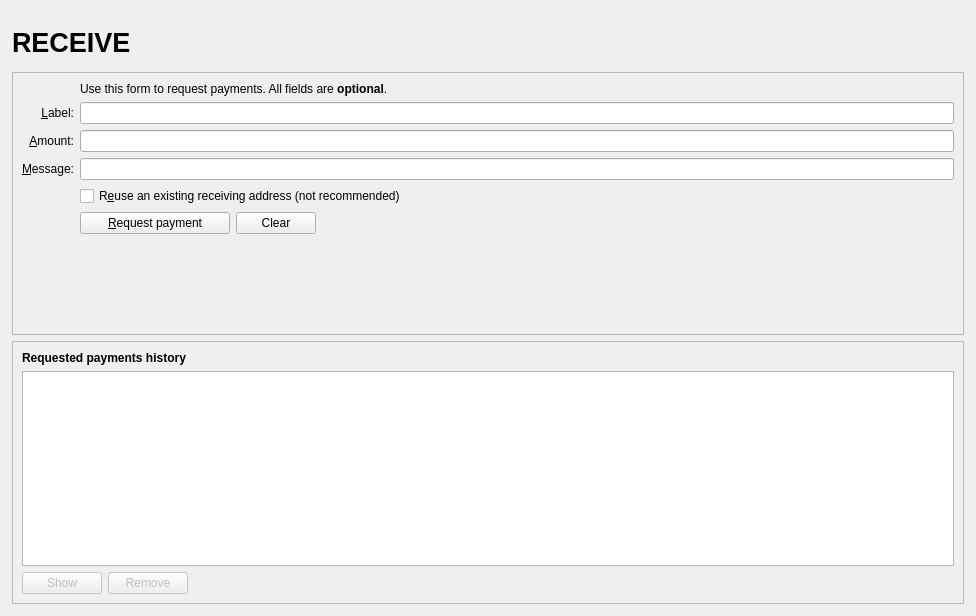
<?xml version="1.0" encoding="UTF-8"?>
<ui version="4.0">
 <class>ReceiveCoinsDialog</class>
 <widget class="QWidget" name="ReceiveCoinsDialog">
  <property name="geometry">
   <rect>
    <x>0</x>
    <y>0</y>
    <width>976</width>
    <height>616</height>
   </rect>
  </property>
  <property name="windowTitle">
   <string>Receive Coins</string>
  </property>
  <layout class="QVBoxLayout" name="verticalLayout" stretch="0">
   <property name="leftMargin">
    <number>12</number>
   </property>
   <property name="topMargin">
    <number>12</number>
   </property>
   <property name="rightMargin">
    <number>12</number>
   </property>
   <property name="bottomMargin">
    <number>12</number>
   </property>
   <item>
    <layout class="QVBoxLayout" name="verticalLayout_Master" stretch="0,1">
     <property name="spacing">
      <number>0</number>
     </property>
     <item>
      <widget class="QFrame" name="frame_Header">
       <layout class="QVBoxLayout" name="verticalLayout_Header" stretch="0">
        <property name="leftMargin">
         <number>0</number>
        </property>
        <property name="topMargin">
         <number>0</number>
        </property>
        <property name="rightMargin">
         <number>0</number>
        </property>
        <property name="bottomMargin">
         <number>0</number>
        </property>
        <item>
         <layout class="QHBoxLayout" name="horizontalLayout_Header" stretch="1,0,0">
          <property name="spacing">
           <number>10</number>
          </property>
          <item>
           <widget class="QLabel" name="labelOverviewHeaderLeft">
            <property name="minimumSize">
             <size>
              <width>464</width>
              <height>60</height>
             </size>
            </property>
            <property name="maximumSize">
             <size>
              <width>16777215</width>
              <height>60</height>
             </size>
            </property>
            <property name="font">
             <font>
              <pointsize>20</pointsize>
              <weight>75</weight>
              <bold>true</bold>
             </font>
            </property>
            <property name="text">
             <string>RECEIVE</string>
            </property>
            <property name="alignment">
             <set>Qt::AlignLeading|Qt::AlignLeft|Qt::AlignVCenter</set>
            </property>
           </widget>
          </item>
          <item>
           <spacer name="horizontalSpacer_Header">
            <property name="orientation">
             <enum>Qt::Horizontal</enum>
            </property>
            <property name="sizeType">
             <enum>QSizePolicy::Maximum</enum>
            </property>
            <property name="sizeHint" stdset="0">
             <size>
              <width>40</width>
              <height>20</height>
             </size>
            </property>
           </spacer>
          </item>
          <item>
           <widget class="QLabel" name="labelOverviewHeaderRight">
            <property name="minimumSize">
             <size>
              <width>464</width>
              <height>60</height>
             </size>
            </property>
            <property name="maximumSize">
             <size>
              <width>16777215</width>
              <height>60</height>
             </size>
            </property>
            <property name="font">
             <font>
              <pointsize>14</pointsize>
             </font>
            </property>
            <property name="text">
             <string/>
            </property>
            <property name="alignment">
             <set>Qt::AlignRight|Qt::AlignTrailing|Qt::AlignVCenter</set>
            </property>
           </widget>
          </item>
         </layout>
        </item>
       </layout>
      </widget>
     </item>
     <item>
      <widget class="QFrame" name="frame_BG">
       <layout class="QVBoxLayout" name="verticalLayout_5">
        <property name="leftMargin">
         <number>0</number>
        </property>
        <property name="topMargin">
         <number>0</number>
        </property>
        <property name="rightMargin">
         <number>0</number>
        </property>
        <property name="bottomMargin">
         <number>0</number>
        </property>
        <item>
         <widget class="QFrame" name="frame2">
          <property name="sizePolicy">
           <sizepolicy hsizetype="Preferred" vsizetype="Expanding">
            <horstretch>0</horstretch>
            <verstretch>0</verstretch>
           </sizepolicy>
          </property>
          <property name="frameShape">
           <enum>QFrame::StyledPanel</enum>
          </property>
          <property name="frameShadow">
           <enum>QFrame::Sunken</enum>
          </property>
          <layout class="QVBoxLayout" name="verticalLayout_3">
           <item>
            <layout class="QGridLayout" name="gridLayout">
             <item row="7" column="2">
              <widget class="QCheckBox" name="reuseAddress">
               <property name="toolTip">
                <string>Reuse one of the previously used receiving addresses.&lt;br&gt;Reusing addresses has security and privacy issues.&lt;br&gt;Do not use this unless re-generating a payment request made before.</string>
               </property>
               <property name="text">
                <string>R&amp;euse an existing receiving address (not recommended)</string>
               </property>
              </widget>
             </item>
             <item row="7" column="0">
              <widget class="QLabel" name="label_4">
               <property name="text">
                <string/>
               </property>
              </widget>
             </item>
             <item row="6" column="0">
              <widget class="QLabel" name="label_3">
               <property name="toolTip">
                <string>An optional message to attach to the payment request, which will be displayed when the request is opened. Note: The message will not be sent with the payment over the Destocoin network.</string>
               </property>
               <property name="text">
                <string>&amp;Message:</string>
               </property>
               <property name="alignment">
                <set>Qt::AlignRight|Qt::AlignTrailing|Qt::AlignVCenter</set>
               </property>
               <property name="buddy">
                <cstring>reqMessage</cstring>
               </property>
              </widget>
             </item>
             <item row="4" column="2">
              <widget class="QLineEdit" name="reqLabel">
               <property name="toolTip">
                <string>An optional label to associate with the new receiving address.</string>
               </property>
              </widget>
             </item>
             <item row="6" column="2">
              <widget class="QLineEdit" name="reqMessage">
               <property name="toolTip">
                <string>An optional message to attach to the payment request, which will be displayed when the request is opened.&lt;br&gt;Note: The message will not be sent with the payment over the Destocoin network.</string>
               </property>
              </widget>
             </item>
             <item row="2" column="2">
              <widget class="QLabel" name="label_5">
               <property name="text">
                <string>Use this form to request payments. All fields are &lt;b&gt;optional&lt;/b&gt;.</string>
               </property>
              </widget>
             </item>
             <item row="4" column="0">
              <widget class="QLabel" name="label_2">
               <property name="toolTip">
                <string>An optional label to associate with the new receiving address.</string>
               </property>
               <property name="text">
                <string>&amp;Label:</string>
               </property>
               <property name="alignment">
                <set>Qt::AlignRight|Qt::AlignTrailing|Qt::AlignVCenter</set>
               </property>
               <property name="buddy">
                <cstring>reqLabel</cstring>
               </property>
              </widget>
             </item>
             <item row="5" column="0">
              <widget class="QLabel" name="label">
               <property name="toolTip">
                <string>An optional amount to request. Leave this empty or zero to not request a specific amount.</string>
               </property>
               <property name="text">
                <string>&amp;Amount:</string>
               </property>
               <property name="alignment">
                <set>Qt::AlignRight|Qt::AlignTrailing|Qt::AlignVCenter</set>
               </property>
               <property name="buddy">
                <cstring>reqAmount</cstring>
               </property>
              </widget>
             </item>
             <item row="5" column="2">
              <widget class="BitcoinAmountField" name="reqAmount">
               <property name="minimumSize">
                <size>
                 <width>80</width>
                 <height>0</height>
                </size>
               </property>
               <property name="toolTip">
                <string>An optional amount to request. Leave this empty or zero to not request a specific amount.</string>
               </property>
              </widget>
             </item>
             <item row="8" column="0">
              <widget class="QLabel" name="label_7">
               <property name="text">
                <string/>
               </property>
              </widget>
             </item>
             <item row="8" column="2">
              <layout class="QHBoxLayout" name="horizontalLayout">
               <item>
                <widget class="QPushButton" name="receiveButton">
                 <property name="minimumSize">
                  <size>
                   <width>150</width>
                   <height>0</height>
                  </size>
                 </property>
                 <property name="text">
                  <string>&amp;Request payment</string>
                 </property>
                 <property name="icon">
                  <iconset resource="../destocoin.qrc">
                   <normaloff>:/icons/receiving_addresses</normaloff>:/icons/receiving_addresses</iconset>
                 </property>
                </widget>
               </item>
               <item>
                <widget class="QPushButton" name="clearButton">
                 <property name="sizePolicy">
                  <sizepolicy hsizetype="Minimum" vsizetype="Fixed">
                   <horstretch>0</horstretch>
                   <verstretch>0</verstretch>
                  </sizepolicy>
                 </property>
                 <property name="toolTip">
                  <string>Clear all fields of the form.</string>
                 </property>
                 <property name="text">
                  <string>Clear</string>
                 </property>
                 <property name="icon">
                  <iconset resource="../destocoin.qrc">
                   <normaloff>:/icons/remove</normaloff>:/icons/remove</iconset>
                 </property>
                 <property name="autoDefault">
                  <bool>false</bool>
                 </property>
                </widget>
               </item>
               <item>
                <spacer name="horizontalSpacer">
                 <property name="orientation">
                  <enum>Qt::Horizontal</enum>
                 </property>
                 <property name="sizeHint" stdset="0">
                  <size>
                   <width>40</width>
                   <height>20</height>
                  </size>
                 </property>
                </spacer>
               </item>
              </layout>
             </item>
             <item row="9" column="2">
              <spacer name="verticalSpacer">
               <property name="orientation">
                <enum>Qt::Vertical</enum>
               </property>
               <property name="sizeHint" stdset="0">
                <size>
                 <width>20</width>
                 <height>40</height>
                </size>
               </property>
              </spacer>
             </item>
            </layout>
           </item>
          </layout>
         </widget>
        </item>
        <item>
         <widget class="QFrame" name="frame">
          <property name="sizePolicy">
           <sizepolicy hsizetype="Preferred" vsizetype="Expanding">
            <horstretch>0</horstretch>
            <verstretch>0</verstretch>
           </sizepolicy>
          </property>
          <property name="frameShape">
           <enum>QFrame::StyledPanel</enum>
          </property>
          <property name="frameShadow">
           <enum>QFrame::Raised</enum>
          </property>
          <layout class="QVBoxLayout" name="verticalLayout_2">
           <item>
            <widget class="QLabel" name="label_6">
             <property name="font">
              <font>
               <weight>75</weight>
               <bold>true</bold>
              </font>
             </property>
             <property name="text">
              <string>Requested payments history</string>
             </property>
            </widget>
           </item>
           <item>
            <widget class="QTableView" name="recentRequestsView">
             <property name="palette">
              <palette>
               <active>
                <colorrole role="Text">
                 <brush brushstyle="SolidPattern">
                  <color alpha="255">
                   <red>51</red>
                   <green>51</green>
                   <blue>51</blue>
                  </color>
                 </brush>
                </colorrole>
               </active>
               <inactive>
                <colorrole role="Text">
                 <brush brushstyle="SolidPattern">
                  <color alpha="255">
                   <red>51</red>
                   <green>51</green>
                   <blue>51</blue>
                  </color>
                 </brush>
                </colorrole>
               </inactive>
               <disabled>
                <colorrole role="Text">
                 <brush brushstyle="SolidPattern">
                  <color alpha="255">
                   <red>85</red>
                   <green>85</green>
                   <blue>85</blue>
                  </color>
                 </brush>
                </colorrole>
               </disabled>
              </palette>
             </property>
             <property name="contextMenuPolicy">
              <enum>Qt::CustomContextMenu</enum>
             </property>
             <property name="tabKeyNavigation">
              <bool>false</bool>
             </property>
             <property name="sortingEnabled">
              <bool>true</bool>
             </property>
            </widget>
           </item>
           <item>
            <layout class="QHBoxLayout" name="horizontalLayout_2">
             <item>
              <widget class="QPushButton" name="showRequestButton">
               <property name="enabled">
                <bool>false</bool>
               </property>
               <property name="toolTip">
                <string>Show the selected request (does the same as double clicking an entry)</string>
               </property>
               <property name="text">
                <string>Show</string>
               </property>
               <property name="icon">
                <iconset resource="../destocoin.qrc">
                 <normaloff>:/icons/edit</normaloff>:/icons/edit</iconset>
               </property>
               <property name="autoDefault">
                <bool>false</bool>
               </property>
              </widget>
             </item>
             <item>
              <widget class="QPushButton" name="removeRequestButton">
               <property name="enabled">
                <bool>false</bool>
               </property>
               <property name="toolTip">
                <string>Remove the selected entries from the list</string>
               </property>
               <property name="text">
                <string>Remove</string>
               </property>
               <property name="icon">
                <iconset resource="../destocoin.qrc">
                 <normaloff>:/icons/remove</normaloff>:/icons/remove</iconset>
               </property>
               <property name="autoDefault">
                <bool>false</bool>
               </property>
              </widget>
             </item>
             <item>
              <spacer name="horizontalSpacer_2">
               <property name="orientation">
                <enum>Qt::Horizontal</enum>
               </property>
               <property name="sizeHint" stdset="0">
                <size>
                 <width>40</width>
                 <height>20</height>
                </size>
               </property>
              </spacer>
             </item>
            </layout>
           </item>
          </layout>
         </widget>
        </item>
       </layout>
      </widget>
     </item>
    </layout>
   </item>
  </layout>
 </widget>
 <customwidgets>
  <customwidget>
   <class>BitcoinAmountField</class>
   <extends>QLineEdit</extends>
   <header>bitcoinamountfield.h</header>
   <container>1</container>
  </customwidget>
 </customwidgets>
 <tabstops>
  <tabstop>reqLabel</tabstop>
  <tabstop>reqAmount</tabstop>
  <tabstop>reqMessage</tabstop>
  <tabstop>reuseAddress</tabstop>
  <tabstop>receiveButton</tabstop>
  <tabstop>clearButton</tabstop>
  <tabstop>recentRequestsView</tabstop>
  <tabstop>showRequestButton</tabstop>
  <tabstop>removeRequestButton</tabstop>
 </tabstops>
 <resources>
  <include location="../destocoin.qrc"/>
 </resources>
 <connections/>
</ui>
